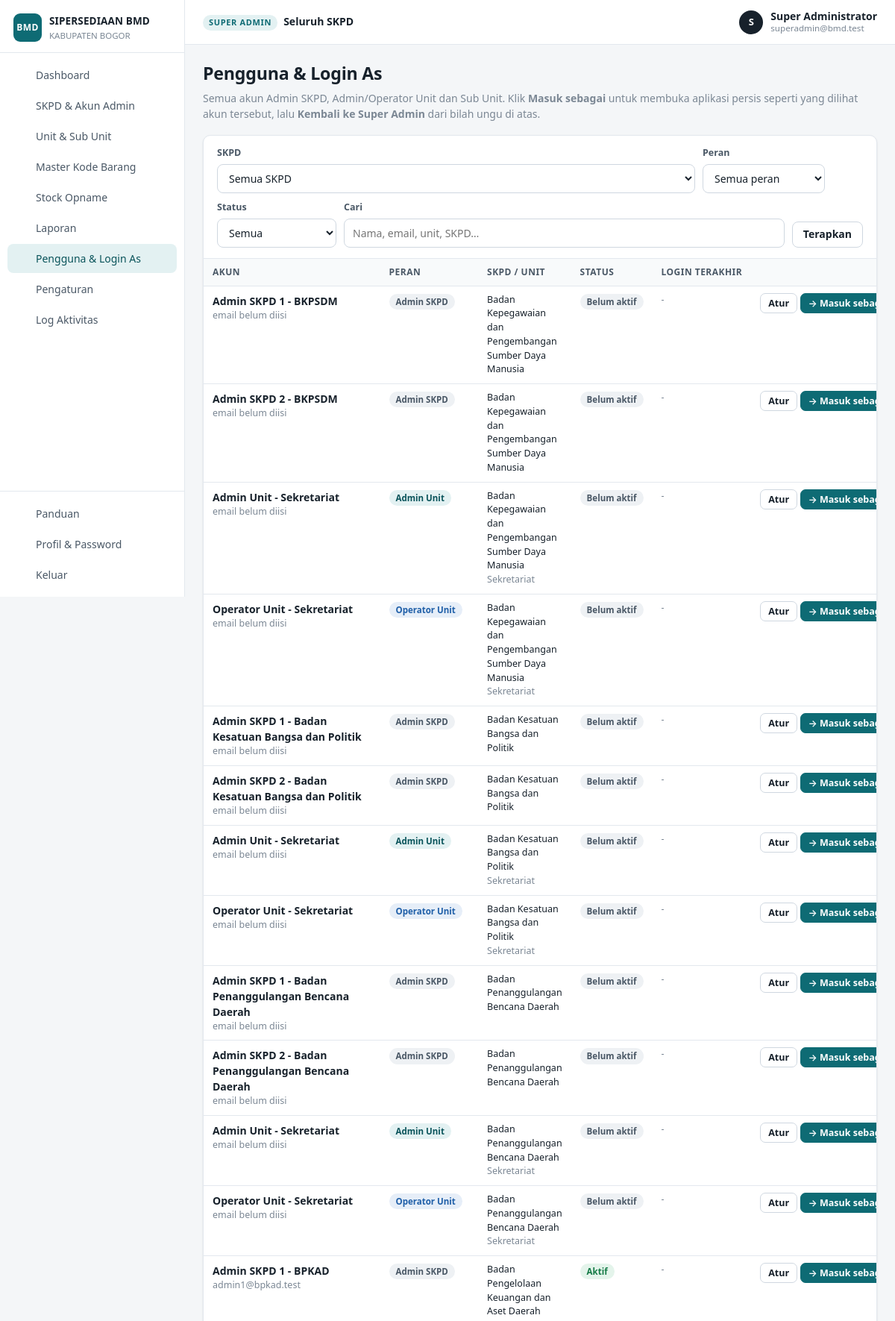
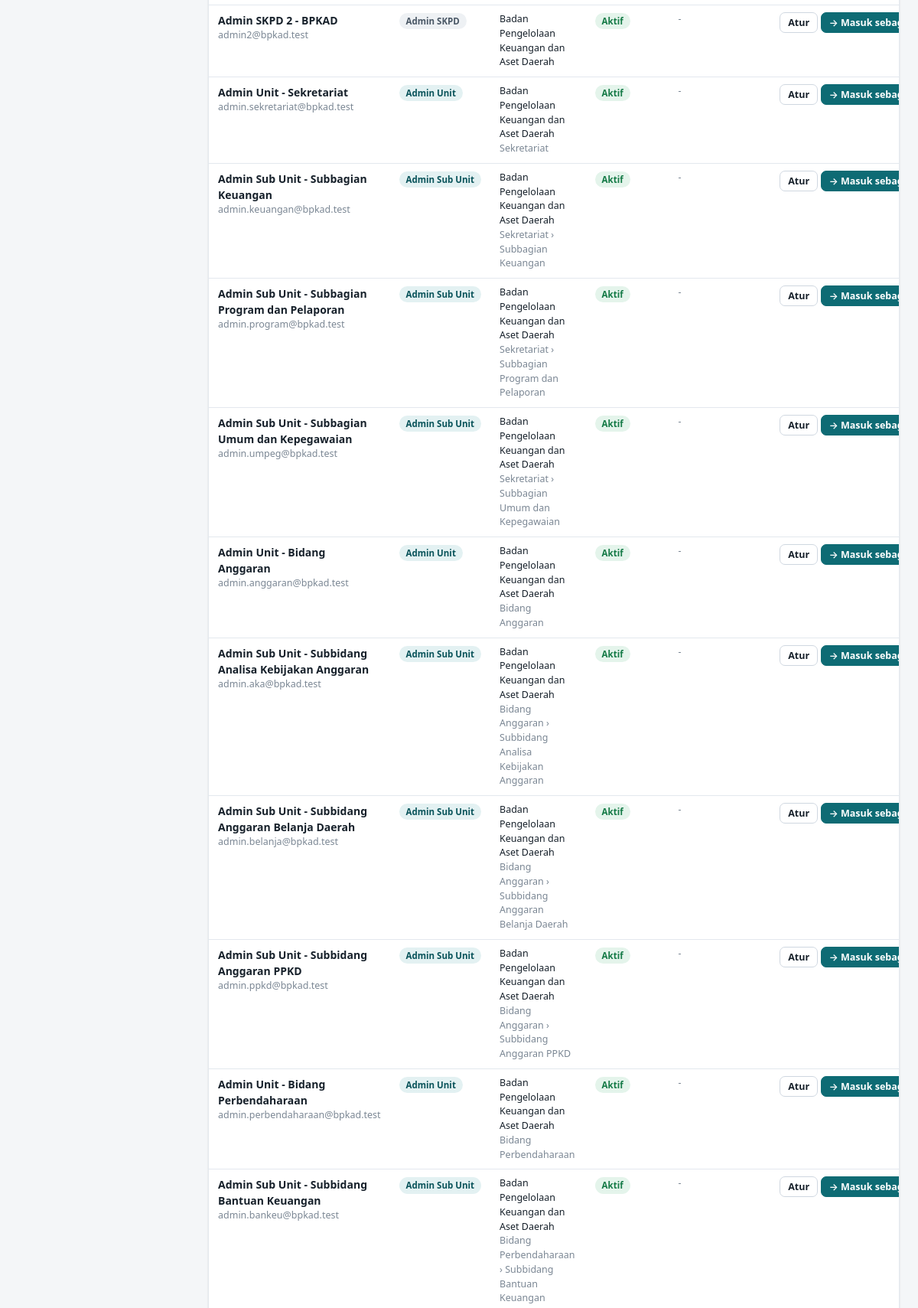
/index.php?page=pengguna (signed in, upper part), run on the app's committed database (2 pictures, top to bottom).
### tables this page shows
CREATE TABLE users (
  id          INT UNSIGNED NOT NULL AUTO_INCREMENT PRIMARY KEY,
  nama        VARCHAR(150) NOT NULL,
  nip         VARCHAR(30)  NULL,
  email       VARCHAR(150) NULL,
  password    VARCHAR(255) NULL,
  role        ENUM('superadmin','admin_skpd','admin','operator') NOT NULL,
  skpd_id     INT UNSIGNED NULL,
  unit_id     INT UNSIGNED NULL,
  slot        TINYINT UNSIGNED NOT NULL DEFAULT 1,
  is_active   TINYINT(1) NOT NULL DEFAULT 0,
  last_login  DATETIME NULL,
  created_at  DATETIME NOT NULL DEFAULT CURRENT_TIMESTAMP,
  updated_at  DATETIME NULL ON UPDATE CURRENT_TIMESTAMP,
  UNIQUE KEY uk_email (email),
  KEY idx_skpd (skpd_id),
  KEY idx_unit (unit_id),
  CONSTRAINT fk_user_skpd FOREIGN KEY (skpd_id) REFERENCES skpd(id)       ON DELETE CASCADE,
  CONSTRAINT fk_user_unit FOREIGN KEY (unit_id) REFERENCES unit_kerja(id) ON DELETE CASCADE
);

CREATE TABLE skpd (
  id          INT UNSIGNED NOT NULL AUTO_INCREMENT PRIMARY KEY,
  kode        VARCHAR(30)  NULL,
  nama        VARCHAR(200) NOT NULL,
  lokasi      VARCHAR(255) NULL,
  pic         VARCHAR(150) NULL,
  email       VARCHAR(150) NULL,
  telp        VARCHAR(50)  NULL,
  created_at  DATETIME NOT NULL DEFAULT CURRENT_TIMESTAMP,
  updated_at  DATETIME NULL ON UPDATE CURRENT_TIMESTAMP
);

CREATE TABLE unit_kerja (
  id          INT UNSIGNED NOT NULL AUTO_INCREMENT PRIMARY KEY,
  skpd_id     INT UNSIGNED NOT NULL,
  parent_id   INT UNSIGNED NULL,
  level       ENUM('unit','subunit') NOT NULL,
  kode        VARCHAR(30)  NULL,
  nama        VARCHAR(200) NOT NULL,
  lokasi      VARCHAR(255) NULL,
  pic         VARCHAR(150) NULL,
  email       VARCHAR(150) NULL,
  telp        VARCHAR(50)  NULL,
  created_at  DATETIME NOT NULL DEFAULT CURRENT_TIMESTAMP,
  updated_at  DATETIME NULL ON UPDATE CURRENT_TIMESTAMP,
  KEY idx_skpd (skpd_id),
  KEY idx_parent (parent_id),
  CONSTRAINT fk_unit_skpd   FOREIGN KEY (skpd_id)   REFERENCES skpd(id)       ON DELETE CASCADE,
  CONSTRAINT fk_unit_parent FOREIGN KEY (parent_id) REFERENCES unit_kerja(id) ON DELETE CASCADE
);

### core/helpers.php (called while the page is built, shortened)
<?php
function e($s)
{
    return htmlspecialchars((string)$s, ENT_QUOTES, 'UTF-8');
}
function url($page = 'dashboard', array $params = [])
{
    $params = array_merge(['page' => $page], $params);
    return 'index.php?' . http_build_query($params);
}
function input($key, $default = null)
{
    return $default;
}
function input_int($key, $default = 0)
{
    $v = input($key, null);
    return ($v === null || $v === '') ? $default : (int)$v;
}
function setting($key, $default = '')
{
    static $cache = null;
    if ($cache === null) {
        $cache = [];
        foreach (rows('SELECT kunci, nilai FROM pengaturan') as $r) $cache[$r['kunci']] = $r['nilai'];
    }
    return (isset($cache[$key]) && $cache[$key] !== '') ? $cache[$key] : $default;
}
function role_label($role, $unitLevel = null)
{
    switch ($role) {
        case 'superadmin': return 'Super Admin';
        case 'admin': return $unitLevel === 'subunit' ? 'Admin Sub Unit' : 'Admin Unit';
        case 'operator': return $unitLevel === 'subunit' ? 'Operator Sub Unit' : 'Operator Unit';
    }
    return $role;
}
function paginate($total, $perPage = 25)
{
    $page = max(1, input_int('hal', 1));
    $pages = max(1, (int)ceil($total / $perPage));
    $page = min($page, $pages);
    return ['page' => $page, 'pages' => $pages, 'offset' => ($page - 1) * $perPage, 'limit' => $perPage, 'total' => $total];
}

### index.php (called while the page is built, shortened)
<?php
require_login();
$page = isset($_GET['page']) ? preg_replace('/[^a-z_]/', '', $_GET['page']) : 'dashboard';
require __DIR__ . '/pages/' . $page . '.php';

### core/db.php (called while the page is built, shortened)
<?php
function db()
{
    static $conn = null;
    if ($conn === null) {
        try {
            $conn = new mysqli(DB_HOST, DB_USER, DB_PASS, DB_NAME, (int)DB_PORT);
            $conn->set_charset('utf8mb4');
            $conn->query("SET time_zone = '+07:00'");
        } catch (mysqli_sql_exception $e) {
            http_response_code(500);
            echo '<div style="font-family:sans-serif;max-width:640px;margin:60px auto;padding:24px;border:1px solid #f1c0c0;border-radius:8px;background:#fff7f7">'
                . '<h2 style="margin-top:0;color:#b42318">Koneksi database gagal</h2>'
                . '<p>Periksa pengaturan <code>DB_HOST</code>, <code>DB_USER</code>, <code>DB_PASS</code>, <code>DB_NAME</code> pada file <code>config.php</code> '
                . 'dan pastikan database sudah diimpor dari folder <code>database/</code>.</p>'
                . (APP_DEBUG ? '<pre style="white-space:pre-wrap">' . htmlspecialchars($e->getMessage()) . '</pre>' : '')
                . '</div>';
            exit;
        }
    }
    return $conn;
}
function q($sql, array $params = [])
{
    $stmt = db()->prepare($sql);
    if ($params) {
        $types = '';
        $vals = [];
        foreach ($params as $p) {
            if (is_int($p) || is_bool($p)) { $types .= 'i'; $vals[] = (int)$p; }
            elseif (is_float($p)) { $types .= 'd'; $vals[] = $p; }
            elseif ($p === null) { $types .= 's'; $vals[] = null; }
            else { $types .= 's'; $vals[] = (string)$p; }
        }
        $refs = [];
        foreach ($vals as $k => $v) { $refs[$k] = &$vals[$k]; }
        array_unshift($refs, $types);
        call_user_func_array([$stmt, 'bind_param'], $refs);
    }
    $stmt->execute();
    return $stmt;
}
function rows($sql, array $params = [])
{
    $stmt = q($sql, $params);
    $res = $stmt->get_result();
    $out = $res ? $res->fetch_all(MYSQLI_ASSOC) : [];
    return $out;
}
function row($sql, array $params = [])
{
    $r = rows($sql, $params);
    return $r ? $r[0] : null;
}
function val($sql, array $params = [])
{
    $r = row($sql, $params);
    return $r ? reset($r) : null;
}

### core/org.php (called while the page is built, shortened)
<?php
function can_manage_account(array $target, $u = null)
{
    $u = $u ?: user();
    if ($u['role'] === 'superadmin') return true;
    return false;
}

### pages/pengguna.php (the view, shortened to what this page needs)
<?php
$skpdF = input_int('skpd');
$roleF = in_array(input('role'), ['admin_skpd', 'admin_unit', 'admin_sub', 'op_unit', 'op_sub'], true) ? input('role') : '';
$statF = in_array(input('status'), ['aktif', 'belum'], true) ? input('status') : '';
$q = trim((string)input('q', ''));
$where = ["u.role<>'superadmin'"];
$params = [];
$w = implode(' AND ', $where);
$from = 'FROM users u LEFT JOIN unit_kerja uk ON uk.id=u.unit_id LEFT JOIN unit_kerja p ON p.id=uk.parent_id LEFT JOIN skpd s ON s.id=COALESCE(u.skpd_id, uk.skpd_id)';
$total = (int)val("SELECT COUNT(*) $from WHERE $w", $params);
$pg = paginate($total, 30);
$list = rows("SELECT u.*, uk.nama AS unit_nama, uk.level AS unit_level, p.nama AS parent_nama, s.nama AS skpd_nama, s.id AS sid
              $from WHERE $w
              ORDER BY s.nama, FIELD(u.role,'admin_skpd','admin','operator'), COALESCE(uk.parent_id, uk.id), uk.level, uk.nama, u.slot
              LIMIT {$pg['limit']} OFFSET {$pg['offset']}", $params);
$skpdList = rows('SELECT id, nama FROM skpd ORDER BY nama');
include BASE_PATH . '/views/header.php';
?>
<div class="page-head">
  <div>
    <h1>Pengguna &amp; Login As</h1>
    <p>Semua akun Admin SKPD, Admin/Operator Unit dan Sub Unit. Klik <b>Masuk sebagai</b> untuk membuka aplikasi persis seperti yang dilihat akun tersebut, lalu <b>Kembali ke Super Admin</b> dari bilah ungu di atas.</p>
  </div>
</div>
<div class="card">
  <div class="card-head">
    <form class="filters" method="get">
      <div class="field" style="min-width:260px"><label>SKPD</label><select name="skpd"><option value="">Semua SKPD</option>
        <?php foreach ($skpdList as $s): ?><option value="<?= (int)$s['id'] ?>" <?= (int)$s['id'] === $skpdF ? 'selected' : '' ?>><?= e($s['nama']) ?></option><?php endforeach; ?></select></div>
      <div class="field"><label>Peran</label><select name="role"><option value="">Semua peran</option>
        <?php foreach (['admin_skpd' => 'Admin SKPD', 'admin_unit' => 'Admin Unit', 'admin_sub' => 'Admin Sub Unit', 'op_unit' => 'Operator Unit', 'op_sub' => 'Operator Sub Unit'] as $k => $v): ?>
          <option value="<?= $k ?>" <?= $roleF === $k ? 'selected' : '' ?>><?= $v ?></option><?php endforeach; ?></select></div>
      <div class="field"><label>Status</label><select name="status"><option value="">Semua</option>
        <option value="aktif" <?= $statF === 'aktif' ? 'selected' : '' ?>>Aktif</option><option value="belum" <?= $statF === 'belum' ? 'selected' : '' ?>>Belum aktif</option></select></div>
      <div class="field grow"><label>Cari</label><input type="search" name="q" value="<?= e($q) ?>" placeholder="Nama, email, unit, SKPD…"></div>
      <button class="btn btn-light" type="submit">Terapkan</button>
    </form>
  </div>
  <div class="card-body tight table-wrap">
    <table class="tbl">
      <thead><tr><th>Akun</th><th>Peran</th><th>SKPD / Unit</th><th>Status</th><th>Login terakhir</th><th></th></tr></thead>
      <tbody>
      <?php foreach ($list as $a): ?>
        <tr>
          <td><b><?= e($a['nama']) ?></b><div class="small muted"><?= $a['email'] ? e($a['email']) : 'email belum diisi' ?></div></td>
          <td><?= $a['role'] === 'admin_skpd' ? '<span class="badge badge-gray">Admin SKPD</span>' : ($a['role'] === 'admin' ? '<span class="badge badge-teal">' : '<span class="badge badge-blue">') . e(role_label($a['role'], $a['unit_level'])) . '</span>' ?></td>
          <td class="small"><?= e($a['skpd_nama']) ?><?php if ($a['unit_nama']): ?><div class="muted"><?= $a['parent_nama'] ? e($a['parent_nama']) . ' › ' : '' ?><?= e($a['unit_nama']) ?></div><?php endif; ?></td>
          <td><?= ($a['is_active'] && $a['email'] && $a['password']) ? '<span class="badge badge-green">Aktif</span>' : '<span class="badge badge-gray">Belum aktif</span>' ?></td>
          <td class="small nowrap"><?= $a['last_login'] ? tgl_indo($a['last_login'], true) : '<span class="muted">-</span>' ?></td>
          <td class="act">
            <a class="btn btn-light btn-sm" href="<?= e(url('akun', ['id' => $a['id']])) ?>">Atur</a>
            <?= login_as_btn($a['id'], 'Masuk sebagai', 'btn btn-sm') ?>
          </td>
        </tr>
      <?php endforeach; ?>
      </tbody>
    </table>
  </div>
</div>
<?php include BASE_PATH . '/views/footer.php'; ?>

### views/header.php (shortened to what this page needs)
<?php
$u = user();
$curPage = $_GET['page'] ?? 'dashboard';
function icon($n)
{
    return '<svg class="ic" viewBox="0 0 24 24" fill="none" stroke="currentColor" stroke-width="1.8" stroke-linecap="round" stroke-linejoin="round" aria-hidden="true">' . ($p[$n] ?? '') . '</svg>';
}
$menu = [];
$menu[] = ['dashboard', 'Dashboard', 'home'];
if ($u['role'] === 'superadmin') {
    $menu[] = ['skpd', 'SKPD & Akun Admin', 'building'];
    $menu[] = ['unit', 'Unit & Sub Unit', 'tree'];
    $menu[] = ['kode', 'Master Kode Barang', 'code'];
    $menu[] = ['stock_opname', 'Stock Opname', 'lock'];
    $menu[] = ['laporan', 'Laporan', 'report'];
    $menu[] = ['pengguna', 'Pengguna & Login As', 'users'];
    $menu[] = ['pengaturan', 'Pengaturan', 'gear'];
    $menu[] = ['log', 'Log Aktivitas', 'list'];
} elseif ($u['role'] === 'admin_skpd') {
    $menu[] = ['unit', 'Unit & Sub Unit', 'tree'];
    $menu[] = ['stock_opname', 'Stock Opname', 'lock'];
    $menu[] = ['laporan', 'Laporan', 'report'];
}
$activeMap = ['skpd_form' => 'skpd', 'unit_form' => 'unit', 'akun' => ($u['role'] === 'superadmin' ? 'skpd' : 'unit'), 'kartu' => 'stok', 'transaksi_detail' => 'transaksi', 'kode_import' => 'kode'];
$active = $activeMap[$curPage] ?? $curPage;
$scopeLabel = $u['role'] === 'superadmin' ? 'Seluruh SKPD' : ($u['role'] === 'admin_skpd' ? $u['skpd_nama'] : $u['unit_nama']);
?><!doctype html>
<html lang="id">
<head>
<link rel="stylesheet" href="assets/app.css?v=3">
</head>
<body>
<div class="layout">
  <aside class="sidebar" id="sidebar">
    <div class="brand">
      <div class="brand-mark">BMD</div>
      <div>
        <div class="brand-name"><?= e(APP_NAME) ?></div>
        <div class="brand-sub"><?= e(setting('nama_pemda', 'Pemerintah Daerah')) ?></div>
      </div>
    </div>
    <nav class="nav">
      <?php foreach ($menu as $m): ?>
        <a href="<?= e(url($m[0])) ?>" class="<?= $active === $m[0] ? 'active' : '' ?>">
          <?= icon($m[2]) ?><span><?= e($m[1]) ?></span>
        </a>
      <?php endforeach; ?>
    </nav>
    <div class="nav nav-bottom">
      <a href="<?= e(url('panduan')) ?>" class="<?= $active === 'panduan' ? 'active' : '' ?>"><?= icon('help') ?><span>Panduan</span></a>
      <a href="<?= e(url('profil')) ?>" class="<?= $active === 'profil' ? 'active' : '' ?>"><?= icon('user') ?><span>Profil &amp; Password</span></a>
      <a href="logout.php"><?= icon('logout') ?><span>Keluar</span></a>
    </div>
  </aside>
  <div class="main">
    <header class="topbar">
      <div class="scope">
        <span class="scope-label"><?= e(role_label($u['role'], $u['unit_level'])) ?></span>
        <span class="scope-name"><?= e($scopeLabel) ?></span>
      </div>
      <div class="who">
        <div class="avatar"><?= e(mb_strtoupper(mb_substr($u['nama'], 0, 1))) ?></div>
        <div class="who-text"><b><?= e($u['nama']) ?></b><small><?= e($u['email']) ?></small></div>
      </div>
    </header>
    <main class="content">

### core/auth.php (shortened to what this page needs)
<?php
function user()
{
    static $u = false;
    if ($u !== false) return $u;
    $u = null;
    if (!empty($_SESSION['uid'])) {
        $u = row('SELECT u.*, uk.level AS unit_level, uk.nama AS unit_nama, uk.parent_id AS unit_parent_id,
                         COALESCE(s1.nama, s2.nama) AS skpd_nama, COALESCE(u.skpd_id, uk.skpd_id) AS skpd_ref
                  FROM users u
                  LEFT JOIN unit_kerja uk ON uk.id = u.unit_id
                  LEFT JOIN skpd s1 ON s1.id = u.skpd_id
                  LEFT JOIN skpd s2 ON s2.id = uk.skpd_id
                  WHERE u.id = ? AND (u.is_active = 1 OR ?)', [(int)$_SESSION['uid'], impersonator_id() ? 1 : 0]);
        if ($u) {
            $u['id'] = (int)$u['id'];
            $u['unit_id'] = $u['unit_id'] ? (int)$u['unit_id'] : null;
            $u['skpd_id'] = $u['skpd_ref'] ? (int)$u['skpd_ref'] : null;
        } else {
            unset($_SESSION['uid']);
        }
    }
    return $u;
}
function require_login()
{
    if (!user()) {
        if (is_ajax()) json_out(['ok' => false, 'msg' => 'Sesi berakhir, silakan login kembali.'], 401);
        redirect('login.php');
    }
}
function has_role(...$roles)
{
    $u = user();
    return $u && in_array($u['role'], $roles, true);
}
function impersonator_id()
{
    return (int)($_SESSION['impersonator'] ?? 0);
}
function real_user()
{
    static $r = false;
    if ($r === false) {
        $rid = impersonator_id() ?: (int)($_SESSION['uid'] ?? 0);
        $r = $rid ? row('SELECT * FROM users WHERE id=?', [$rid]) : null;
    }
    return $r;
}
function can_login_as(array $target)
{
    $r = real_user();
    return can_manage_account($target, $r);
}
function login_as_btn($userId, $label = 'Masuk sebagai', $cls = 'btn btn-light btn-sm')
{
    $t = row('SELECT id, role, unit_id FROM users WHERE id=?', [(int)$userId]);
    if (!$t || !can_login_as($t)) return '';
    return '<form method="post" action="login_as.php" class="inline-form">' . csrf_field()
        . '<input type="hidden" name="aksi" value="masuk"><input type="hidden" name="id" value="' . (int)$userId . '">'
        . '<input type="hidden" name="back" value="' . e('index.php?' . ($_SERVER['QUERY_STRING'] ?? '')) . '">'
        . '<button class="' . e($cls) . '" type="submit" title="Login As: masuk ke aplikasi sebagai akun ini">&#8594; ' . e($label) . '</button></form>';
}

### data on the page
users: role "Seluruh SKPD", nama "S", nama "Super Administrator", email "superadmin@bmd.test"
users: nama "Admin SKPD 1 - BKPSDM", shows "email belum diisi", role "Admin SKPD", skpd.nama "Badan Kepegawaian dan Pengembangan Sumber Daya Manusia", is_active "Belum aktif"
users: nama "Admin SKPD 2 - BKPSDM", shows "email belum diisi", role "Admin SKPD", skpd.nama "Badan Kepegawaian dan Pengembangan Sumber Daya Manusia", is_active "Belum aktif"
users: nama "Admin Unit - Sekretariat", shows "email belum diisi", role.level "Admin Unit", skpd.nama "Badan Kepegawaian dan Pengembangan Sumber Daya Manusia", unit.nama "Sekretariat", is_active "Belum aktif"
users: nama "Operator Unit - Sekretariat", shows "email belum diisi", role.level "Operator Unit", skpd.nama "Badan Kepegawaian dan Pengembangan Sumber Daya Manusia", unit.nama "Sekretariat", is_active "Belum aktif"
users: nama "Admin SKPD 1 - Badan Kesatuan Bangsa dan Politik", shows "email belum diisi", role "Admin SKPD", skpd.nama "Badan Kesatuan Bangsa dan Politik", is_active "Belum aktif"
users: nama "Admin SKPD 2 - Badan Kesatuan Bangsa dan Politik", shows "email belum diisi", role "Admin SKPD", skpd.nama "Badan Kesatuan Bangsa dan Politik", is_active "Belum aktif"
users: nama "Admin Unit - Sekretariat", shows "email belum diisi", role.level "Admin Unit", skpd.nama "Badan Kesatuan Bangsa dan Politik", unit.nama "Sekretariat", is_active "Belum aktif"
users: nama "Operator Unit - Sekretariat", shows "email belum diisi", role.level "Operator Unit", skpd.nama "Badan Kesatuan Bangsa dan Politik", unit.nama "Sekretariat", is_active "Belum aktif"
users: nama "Admin SKPD 1 - Badan Penanggulangan Bencana Daerah", shows "email belum diisi", role "Admin SKPD", skpd.nama "Badan Penanggulangan Bencana Daerah", is_active "Belum aktif"
users: nama "Admin SKPD 2 - Badan Penanggulangan Bencana Daerah", shows "email belum diisi", role "Admin SKPD", skpd.nama "Badan Penanggulangan Bencana Daerah", is_active "Belum aktif"
users: nama "Admin Unit - Sekretariat", shows "email belum diisi", role.level "Admin Unit", skpd.nama "Badan Penanggulangan Bencana Daerah", unit.nama "Sekretariat", is_active "Belum aktif"
users: nama "Operator Unit - Sekretariat", shows "email belum diisi", role.level "Operator Unit", skpd.nama "Badan Penanggulangan Bencana Daerah", unit.nama "Sekretariat", is_active "Belum aktif"
users: nama "Admin SKPD 1 - BPKAD", email "admin1@bpkad.test", role "Admin SKPD", skpd.nama "Badan Pengelolaan Keuangan dan Aset Daerah", is_active "Aktif"
users: nama "Admin SKPD 2 - BPKAD", email "admin2@bpkad.test", role "Admin SKPD", skpd.nama "Badan Pengelolaan Keuangan dan Aset Daerah", is_active "Aktif"
users: nama "Admin Unit - Sekretariat", email "admin.sekretariat@bpkad.test", role.level "Admin Unit", skpd.nama "Badan Pengelolaan Keuangan dan Aset Daerah", unit.nama "Sekretariat", is_active "Aktif"
users: nama "Admin Sub Unit - Subbagian Keuangan", email "admin.keuangan@bpkad.test", role.level "Admin Sub Unit", skpd.nama "Badan Pengelolaan Keuangan dan Aset Daerah", unit_kerja.nama "Sekretariat", unit.nama "Subbagian Keuangan", is_active "Aktif"
users: nama "Admin Sub Unit - Subbagian Program dan Pelaporan", email "admin.program@bpkad.test", role.level "Admin Sub Unit", skpd.nama "Badan Pengelolaan Keuangan dan Aset Daerah", unit_kerja.nama "Sekretariat", unit.nama "Subbagian Program dan Pelaporan", is_active "Aktif"
users: nama "Admin Sub Unit - Subbagian Umum dan Kepegawaian", email "admin.umpeg@bpkad.test", role.level "Admin Sub Unit", skpd.nama "Badan Pengelolaan Keuangan dan Aset Daerah", unit_kerja.nama "Sekretariat", unit.nama "Subbagian Umum dan Kepegawaian", is_active "Aktif"
users: nama "Admin Unit - Bidang Anggaran", email "admin.anggaran@bpkad.test", role.level "Admin Unit", skpd.nama "Badan Pengelolaan Keuangan dan Aset Daerah", unit.nama "Bidang Anggaran", is_active "Aktif"
users: nama "Admin Sub Unit - Subbidang Analisa Kebijakan Anggaran", email "admin.aka@bpkad.test", role.level "Admin Sub Unit", skpd.nama "Badan Pengelolaan Keuangan dan Aset Daerah", unit_kerja.nama "Bidang Anggaran", unit.nama "Subbidang Analisa Kebijakan Anggaran", is_active "Aktif"
users: nama "Admin Sub Unit - Subbidang Anggaran Belanja Daerah", email "admin.belanja@bpkad.test", role.level "Admin Sub Unit", skpd.nama "Badan Pengelolaan Keuangan dan Aset Daerah", unit_kerja.nama "Bidang Anggaran", unit.nama "Subbidang Anggaran Belanja Daerah", is_active "Aktif"
users: nama "Admin Sub Unit - Subbidang Anggaran PPKD", email "admin.ppkd@bpkad.test", role.level "Admin Sub Unit", skpd.nama "Badan Pengelolaan Keuangan dan Aset Daerah", unit_kerja.nama "Bidang Anggaran", unit.nama "Subbidang Anggaran PPKD", is_active "Aktif"
users: nama "Admin Unit - Bidang Perbendaharaan", email "admin.perbendaharaan@bpkad.test", role.level "Admin Unit", skpd.nama "Badan Pengelolaan Keuangan dan Aset Daerah", unit.nama "Bidang Perbendaharaan", is_active "Aktif"
users: nama "Admin Sub Unit - Subbidang Bantuan Keuangan", email "admin.bankeu@bpkad.test", role.level "Admin Sub Unit", skpd.nama "Badan Pengelolaan Keuangan dan Aset Daerah", unit_kerja.nama "Bidang Perbendaharaan", unit.nama "Subbidang Bantuan Keuangan", is_active "Aktif"

### other printed values
APP_NAME "SIPERSEDIAAN BMD"
setting('nama_pemda', 'Pemerintah Daerah') "KABUPATEN BOGOR"
$m[1] "Dashboard"
$m[1] "SKPD & Akun Admin"
$m[1] "Unit & Sub Unit"
$m[1] "Master Kode Barang"
$m[1] "Stock Opname"
$m[1] "Laporan"
$m[1] "Pengguna & Login As"
$m[1] "Pengaturan"
$m[1] "Log Aktivitas"
role_label($u['role'], $u['unit_level']) "SUPER ADMIN"
